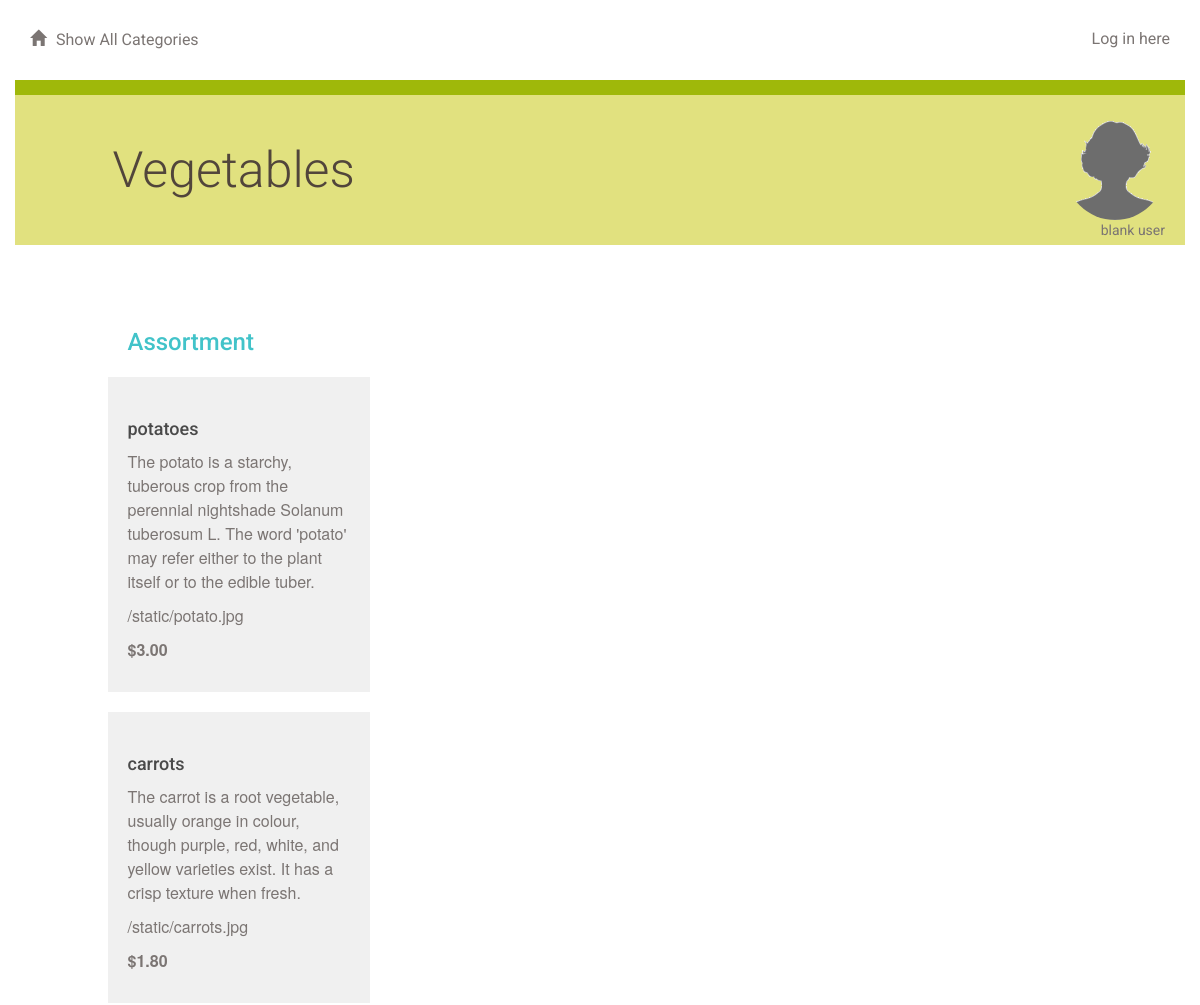
The app's page /category/2/grocery/ (upper part), older data.
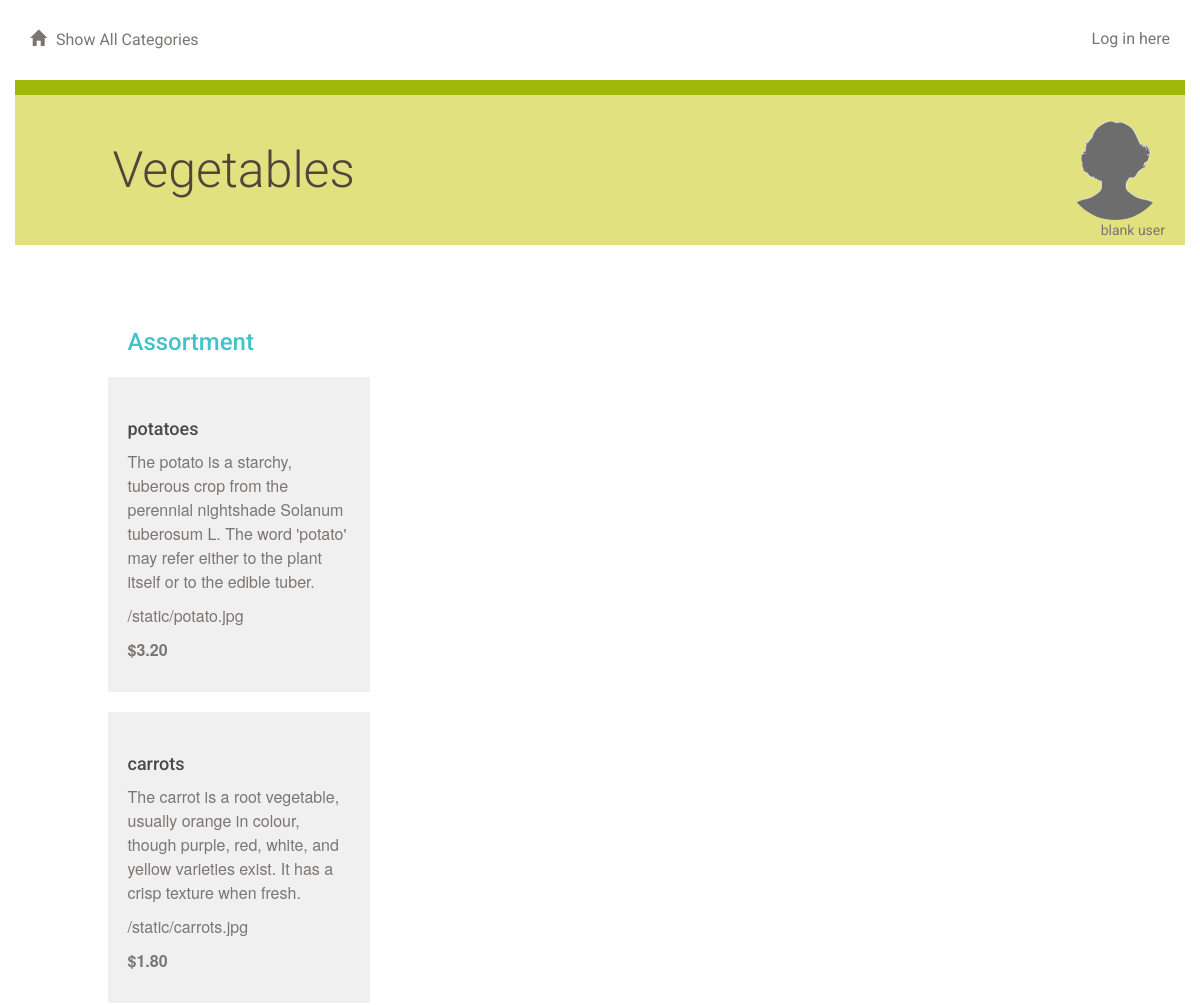
The same page, newer data.
### catalog_database_setup.py (models this page shows, shortened)
class GroceryItem(Base):
    __tablename__ = 'grocery_item'
    id = Column(Integer, primary_key = True)
    name =Column(String(80), nullable = False)
    description = Column(String(250))
    price = Column(String(8))
    item_image =  Column(String(250))
    category_id = Column(Integer,ForeignKey('category.id'))
    category = relationship(Category)
    user_id = Column(Integer,ForeignKey('user.id'))
    user = relationship(User)

### application.py (the view)
@app.route('/category/<int:category_id>/')
@app.route('/category/<int:category_id>/grocery/')
def showGrocery(category_id):
    category = session.query(Category).filter_by(id = category_id).one()
    items = session.query(GroceryItem).filter_by(category_id = category_id).all()
    creator = getUserInfo(category.user_id) #what is happening here? orginally: getUserInfo(category.user_id)
    if 'username' not in login_session or creator.id != login_session['user_id']:
        return render_template('publicgrocery.html', items = items,
            category = category, creator = creator, login_session = login_session)
    else:
        return render_template('grocery.html', items = items,
            category = category, creator = creator, login_session = login_session)

### application.py (called while the page is built)
def getUserInfo(user_id):
    user = session.query(User).filter_by(id=user_id).one()
    return user

### templates/publicgrocery.html (shortened to what this page needs)
{% extends "main.html" %}
{% block content %}
{% include "header.html" %}
	<div class="row divider green">
		<div class="col-md-12"></div>
	</div>
	<div class="row banner menu">
		<div class="col-md-11 col-md-offset-1 padding-none">
			<h1>{{category.name}}
			<figure class="creator">
				<img src="{{ url_for('static', filename='blank_user.gif') }}">
				<figcaption>blank user</figcaption>
			</figure>
			</h1>
		</div>
	</div>
	<div class="row padding-top padding-bottom">
		<div class="col-md-1"></div>
		<div class="col-md-11 padding-none">
		</div>
		<div class="col-md-7"></div>
	</div>
	<div class="row">
		<div class="col-md-12">
		</div>
	</div>
	{% if items !=[] %}
		<div class="row">
			<div class="col-md-1"></div>
			<div class="col-md-3">
				<h2>Assortment</h2>
					{% for i in items %}
							<div class="grocery-item">
								<h3>{{i.name}}</h3>
								<p>{{i.description}}</p>
								<p>{{i.item_image}}</p>
								<p class="grocery-price">{{i.price}}</p>
							</div>
					{% endfor %}
			</div>
		</div>
	{% endif %}
{% endblock %}

Row changes from the older to the newer data that the page shows:
changed GroceryItem "potatoes": price "$3.00" → "$3.20"
